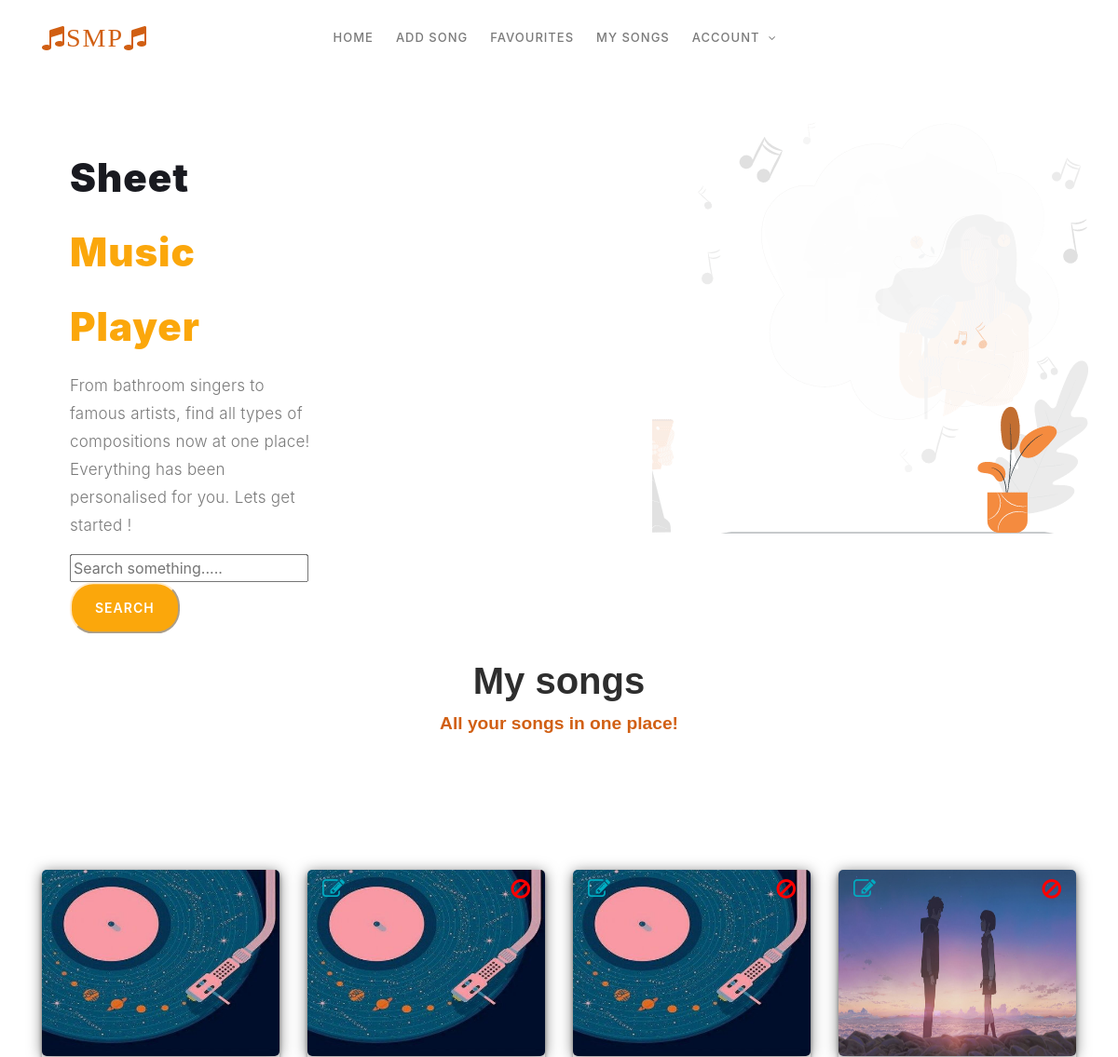
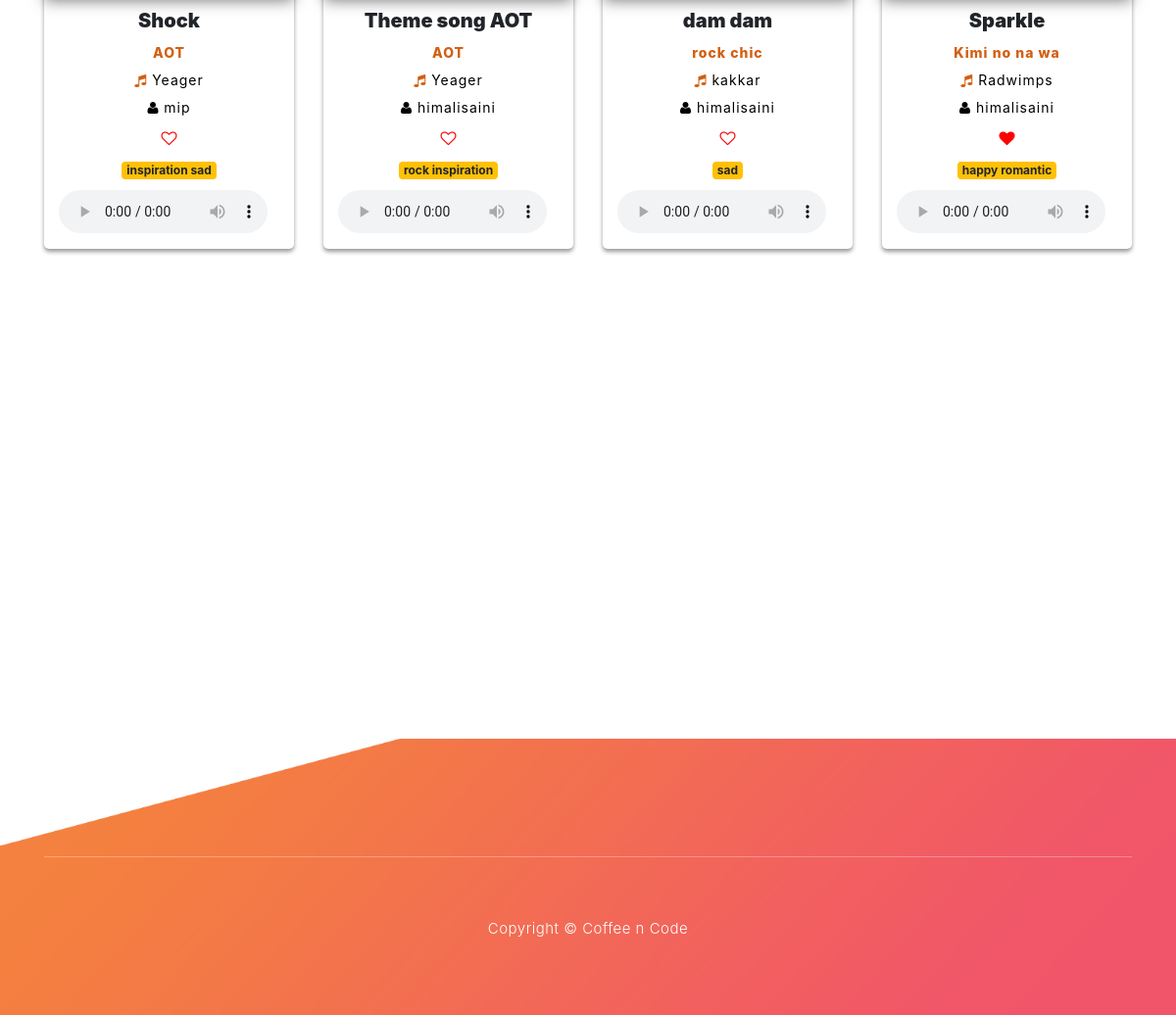
The page /main/ (signed in) on the database its author committed (2 pictures, top to bottom).
### main/models.py (models this page shows, shortened)
class Song(models.Model):
    file_name = models.FileField(upload_to='songs',default='aot.mp3')
    title = models.CharField(max_length=100)
    artist = models.CharField(max_length=100,default=' ',blank=True)
    user = models.ForeignKey(User,on_delete=models.CASCADE,related_name='addedby')
    album = models.CharField(max_length=100, blank=True)
    tags = models.CharField(max_length=50, blank=True)
    cover_image = models.ImageField(default='default_cover.jpg',upload_to='cover_images')
    play_count = models.IntegerField(default=0)
    added_date = models.DateTimeField(auto_now_add=True)
    likedby = models.ManyToManyField(User,related_name='likedby',blank=True)
    def get_is_liked(self,user):
        objs = self.likedby.all()
        for obj in objs:
            if obj == user:
                return True
        return False
    class Meta:
        unique_together = [['user','title','added_date']]

### main/views.py (the view, shortened to what this page needs)
# urls.py: path('', views.index, name='index'),
def index(request):
    if not request.user.is_authenticated:
        return redirect('errorpage')
    trending_songs = Song.objects.all().order_by('-play_count')
    if 'delete' in request.POST:
        del_id = request.POST.get('songid_delete')
        fs = Song.objects.get(id=del_id)
        fs.delete()
        messages.success(request,f'Song has been deleted!')
        return redirect('index')
    context = {
        'my_songs' : trending_songs,
    }
    return render(request,'main/index.html',context)

### main/templatetags/define_action.py (called while the page is built)
@register.filter
def get_liked(obj,user):
    return obj.get_is_liked(user)

### main/templates/main/index.html (shortened to what this page needs)
{% include 'main/header.html' %}
{% load static %}
{% load define_action %}
    <div class="welcome-area" id="welcome">
        <div class="header-text">
            <div class="container">
                <div class="row">
                    <div class="left-text col-lg-6 col-md-12 col-sm-12 col-xs-12"
                        data-scroll-reveal="enter left move 30px over 0.6s after 0.4s">
                        <h1>Sheet <em>Music Player</em></h1>
                        <p> From bathroom singers to famous artists, find all types of compositions now at one place! Everything
                            has been <br>personalised for you. Lets get started !
                             </p>
                           <form class="form" method="POST">
                            <input class="search-bar" placeholder="Search something....." name="universal_search"></input> <br>
                        <button class="main-button-slider" type="submit" name="search_form" style="border-color: blanchedalmond;">Search</button>
                           </form>
                    </div>
                </div>
            </div>
        </div>
    </div>
    <div class="row">
      <div class="col-12 pageheading">
          <div class="page-title">My songs</div>
          <div class="subh">All your songs in one place!</div>
      </div>
  </div>
         <div id="cards_landscape_wrap-2">
            <div class="container">
                <div class="row">
                    {% for ob in my_songs %}
                    <div class="col-xs-12 col-sm-6 col-md-3 col-lg-3">
                            <div class="card-flyer">
                                <div class="text-box">
                                    <div class="image-box" style="position: relative;">
                                            <img src="{{ ob.cover_image.url }}" alt="" />
                                            {% if ob.user == request.user %}
                                            <div class="centered-1">
                                                <a href="{% url 'update_song' ob.id %}"><i class="fa fa-edit song-update"></i></a>
                                            </div>
                                            <div class="centered-2">
                                                <a href="#" role="button"  data-toggle="modal" data-target="#exampleModal">
                                                    <i class="fa fa-ban song-delete" onclick="setDeleteId({{ob.id}})"></i>
                                                </a>
                                            </div>
                                            {% endif %}
                                    </div>
                                    <div class="text-container">
                                        <h5 style="font-weight: 900;">{{ ob.title }}</h5>
                                        <p class="album" style="color: #d15f13;">{{ ob.album }}</p>
                                        <p class="sub"> <i class="fa fa-music"></i> {{ ob.artist }}</p>
                                        <p class="sub"> <i class="fa fa-user"></i> {{ ob.user }}</p>
                                        <form method="POST">
                                        {% if ob|get_liked:request.user == True %}
                                        <button id="swapHeart" class="btn btn-default" name="unsubscribe">
                                            <span class="fa fa-heart"> <span class="tooltip" style="margin-top: 20px;">Remove from favourites</span></span>
                                        </button>
                                        {% else %}
                                        <button id="swapHeart" class="btn btn-default" name="subscribe">
                                            <span class="fa fa-heart-o"> <span class="tooltip" style="margin-top: 20px;">Add to favourites</span></span>
                                        </button>
                                          {% endif %}
                                          <br>
                                        <a href="#"><span class="badge badge-warning"> {{ ob.tags }} </span></a> <br>
                                        <audio controls id="soundPlayer" onplay="sendCount({{ob.id}});">
                                            <source src="{{ ob.file_name.url }}" type="audio/mpeg">
                                        </audio>
                                    </div>
                                </div>
                            </div>
                    </div>
                    {% endfor %}
                </div>
            </div>
        </div>
    <section class="section" id="about">
    </section>  </div>
    <footer id="contact-us">
        <div class="container">
            <div class="row">
                <div class="col-lg-12">
                    <div class="sub-footer">
                        <p>Copyright &copy; Coffee n Code</p>
                    </div>
                </div>
            </div>
        </div>
    </footer>
</body>
</html>

### main/static/main/assets/css/templatemo-lava.css (style rules this page uses)
html, body, div, span, applet, object, iframe, h1, h2, h3, h4, h5, h6, p, blockquote, div pre, a, abbr, acronym, address, big, cite, code, del, dfn, em, font, img, ins, kbd, q, s, samp, small, strike, strong, sub, sup, tt, var, b, u, i, center, dl, dt, dd, ol, ul, li, figure, header, nav, section, article, aside, footer, figcaption { margin: 0; padding: 0; border: 0; outline: 0; }
header, nav, section, article, aside, footer, hgroup { display: block; }
* { box-sizing: border-box; }
html, body { font-family: 'Poppins', sans-serif; font-weight: 400; background-color: #fff; font-size: 16px; -ms-text-size-adjust: 100%; -webkit-font-smoothing: antialiased; -moz-osx-font-smoothing: grayscale; }
a { text-decoration: none !important; }
h1, h2, h3, h4, h5, h6 { margin-top: 0px; margin-bottom: 0px; }
p { font-size: 15px; line-height: 25px; color: #888; }
html, body { background: #fff; font-family: 'Poppins', sans-serif; }
button.main-button-slider { font-size: 14px; border-radius: 25px; padding: 15px 25px; background-color: #fba70b; text-transform: uppercase; color: #fff; font-weight: 600; letter-spacing: 1px; -webkit-transition: all 0.3s ease 0s; -moz-transition: all 0.3s ease 0s; -o-transition: all 0.3s ease 0s; transition: all 0.3s ease 0s; }
.welcome-area { width: -80%; height: 30vh; min-height: 600px; background-image: url(../images/Music.gif); background-repeat: no-repeat; background-position: right top; }
.welcome-area .header-text .left-text { position: relative; align-self: center; margin-top: 20%; transform: perspective(1px) translateY(-30%) !important; }
.welcome-area .header-text h1 { font-weight: 900; font-size: 42px; line-height: 80px; letter-spacing: 1px; color: #191a20; }
.welcome-area .header-text h1 em { font-style: normal; color: #fba70b; }
.welcome-area .header-text p { font-weight: 300; font-size: 17px; color: #7a7a7a; line-height: 30px; letter-spacing: 0.25px; position: relative; }
@media (max-width: 1420px) { .welcome-area .header-text { width: 70%; margin-left: 5%; } }
@media (max-width: 1320px) { .welcome-area .header-text .left-text { margin-top: 35%; } }
@media (max-width: 1320px) { .welcome-area .header-text { width: 50%; margin-left: 5%; } }
#about { padding: 100px 0px; position: relative; z-index: 9; }
footer { margin-top: 200px; padding-top: 120px; background-image: url(../images/footer-bg.png); background-repeat: no-repeat; background-position: center center; background-size: cover; width: 100%; }
footer .sub-footer { padding: 60px 0px; border-top: 1px solid rgba(250,250,250,0.3); text-align: center; }
footer .sub-footer p { color: #fff; font-size: 15px; font-weight: 300; letter-spacing: 0.5px; }

### rows shown on the page
Song: cover_image (placeholder picture), title "Shock", album "AOT", artist "Yeager", user "mip", tags "inspiration sad"
Song: cover_image (placeholder picture), title "Theme song AOT", album "AOT", artist "Yeager", user "himalisaini", tags "rock inspiration"
Song: cover_image (placeholder picture), title "dam dam", album "rock chic", artist "kakkar", user "himalisaini", tags "sad"
Song: cover_image (picture), title "Sparkle", album "Kimi no na wa", artist "Radwimps", user "himalisaini", tags "happy romantic"
